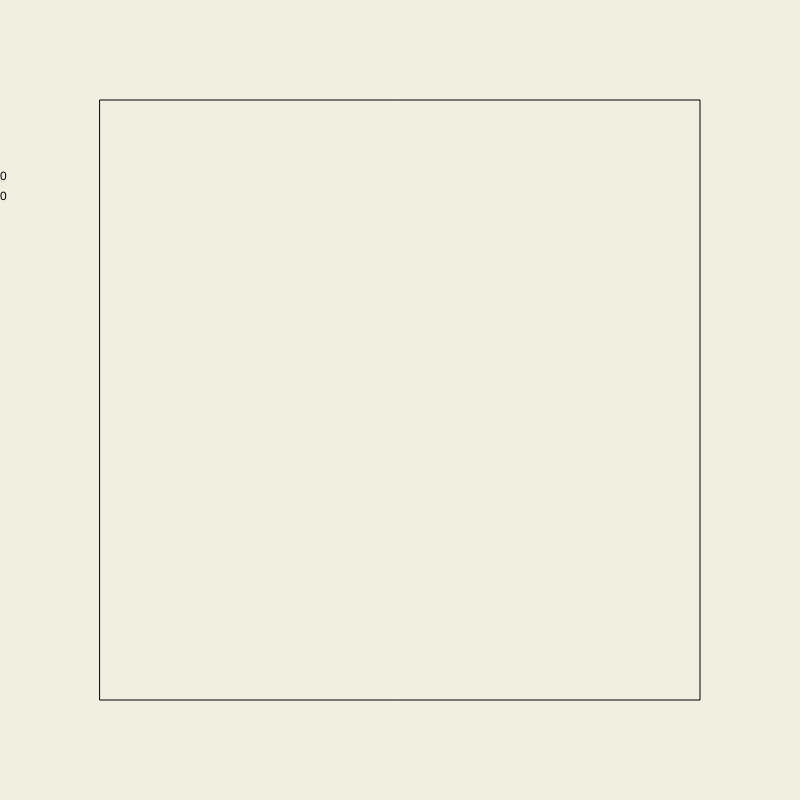
Frame 1 (no input)
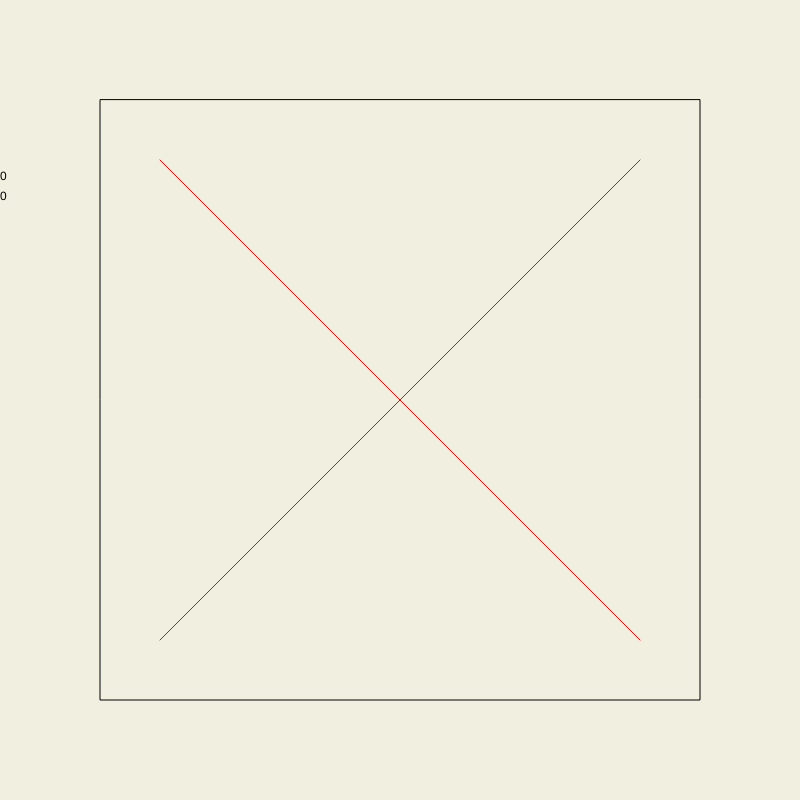
Frame 60 (no input)
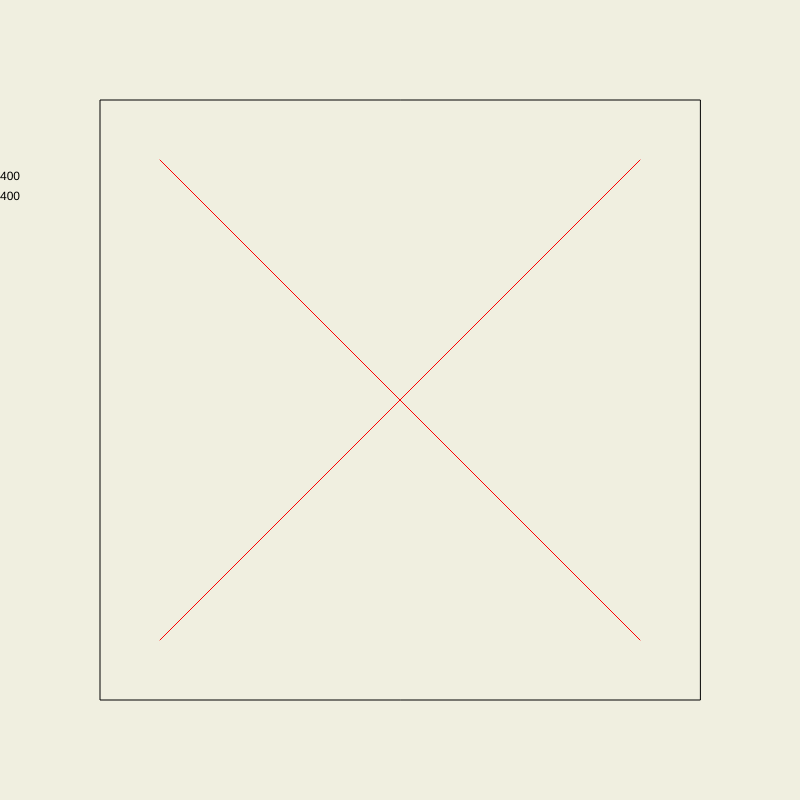
Frame 120 (the mouse pressed at the canvas centre since frame 60)

The p5.js sketch that drew these frames (run headless with seeded random() and noise() and a simulated clock; from frame 60 on, the mouse is pressed at the canvas centre):

// p5.js sketch
// ── sketch.js
var x;
var s;
var sw;


function setup() {
  createCanvas(800, 800);
  rectMode(CENTER);
  x = 0;
  s = 0;
  sw = 5;
  // frameRate(28);
}

function draw() {
  background(240, 239, 224);
  // mouse position
  // fill(255, 0, 0); 
  // stroke(255, 0, 0);
  text(mouseX, 0, 180);
  text(mouseY, 0, 200);

  push();
  // for (var i = 0; i <= 1; i++) {
  if (frameCount % 30 == 0) {
    x += PI / 4;
    print(frameCount);
    if (frameCount % 20 == 0) {
      s = 0.3;
      print("big")
      sw =  1/s
    } else {
      s = 0.1
      print("small")
      sw = 1/s;
    }
  }
  translate(width / 2, height / 2);
  noFill();
  stroke(0);
  rotate(x);
  rect(0, 0, 600, 600);
  pop();

  push();
  translate(width / 2, height / 2);

  scale(s)
  stroke(255, 0, 0);
  strokeWeight(sw)
  line(-width, -height, width, height);
  line(width, -height, -width, height);
  pop()
}
